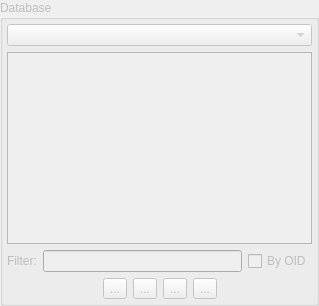
           <widget class="QGroupBox" name="database_gb">
            <property name="enabled">
             <bool>false</bool>
            </property>
            <property name="sizePolicy">
             <sizepolicy hsizetype="Expanding" vsizetype="Preferred">
              <horstretch>0</horstretch>
              <verstretch>0</verstretch>
             </sizepolicy>
            </property>
            <property name="title">
             <string>Database</string>
            </property>
            <layout class="QGridLayout" name="gridLayout">
             <property name="leftMargin">
              <number>4</number>
             </property>
             <property name="topMargin">
              <number>4</number>
             </property>
             <property name="rightMargin">
              <number>4</number>
             </property>
             <property name="bottomMargin">
              <number>4</number>
             </property>
             <item row="2" column="0" colspan="6">
              <layout class="QHBoxLayout" name="horizontalLayout_3">
               <item>
                <widget class="QLabel" name="filter_lbl">
                 <property name="enabled">
                  <bool>false</bool>
                 </property>
                 <property name="sizePolicy">
                  <sizepolicy hsizetype="Fixed" vsizetype="Preferred">
                   <horstretch>0</horstretch>
                   <verstretch>0</verstretch>
                  </sizepolicy>
                 </property>
                 <property name="text">
                  <string>Filter:</string>
                 </property>
                </widget>
               </item>
               <item>
                <widget class="QLineEdit" name="filter_edt">
                 <property name="enabled">
                  <bool>false</bool>
                 </property>
                </widget>
               </item>
               <item>
                <widget class="QCheckBox" name="by_oid_chk">
                 <property name="toolTip">
                  <string>Filter object by it's OID</string>
                 </property>
                 <property name="text">
                  <string>By OID</string>
                 </property>
                </widget>
               </item>
              </layout>
             </item>
             <item row="3" column="2">
              <widget class="QToolButton" name="clear_all_tb">
               <property name="enabled">
                <bool>false</bool>
               </property>
               <property name="sizePolicy">
                <sizepolicy hsizetype="Fixed" vsizetype="Fixed">
                 <horstretch>0</horstretch>
                 <verstretch>0</verstretch>
                </sizepolicy>
               </property>
               <property name="minimumSize">
                <size>
                 <width>0</width>
                 <height>0</height>
                </size>
               </property>
               <property name="toolTip">
                <string>Clear object selection</string>
               </property>
               <property name="text">
                <string>...</string>
               </property>
               <property name="icon">
                <iconset resource="../res/resources.qrc">
                 <normaloff>:/icones/icones/clearobjsel.png</normaloff>:/icones/icones/clearobjsel.png</iconset>
               </property>
               <property name="iconSize">
                <size>
                 <width>20</width>
                 <height>20</height>
                </size>
               </property>
               <property name="checkable">
                <bool>false</bool>
               </property>
              </widget>
             </item>
             <item row="1" column="0" colspan="6">
              <widget class="QTreeWidget" name="db_objects_tw">
               <property name="enabled">
                <bool>false</bool>
               </property>
               <property name="minimumSize">
                <size>
                 <width>300</width>
                 <height>0</height>
                </size>
               </property>
               <property name="frameShadow">
                <enum>QFrame::Sunken</enum>
               </property>
               <property name="editTriggers">
                <set>QAbstractItemView::NoEditTriggers</set>
               </property>
               <property name="alternatingRowColors">
                <bool>true</bool>
               </property>
               <property name="selectionMode">
                <enum>QAbstractItemView::NoSelection</enum>
               </property>
               <property name="selectionBehavior">
                <enum>QAbstractItemView::SelectRows</enum>
               </property>
               <property name="iconSize">
                <size>
                 <width>20</width>
                 <height>20</height>
                </size>
               </property>
               <property name="textElideMode">
                <enum>Qt::ElideRight</enum>
               </property>
               <property name="rootIsDecorated">
                <bool>true</bool>
               </property>
               <property name="uniformRowHeights">
                <bool>true</bool>
               </property>
               <property name="sortingEnabled">
                <bool>false</bool>
               </property>
               <property name="animated">
                <bool>true</bool>
               </property>
               <property name="headerHidden">
                <bool>true</bool>
               </property>
               <property name="expandsOnDoubleClick">
                <bool>true</bool>
               </property>
               <property name="columnCount">
                <number>2</number>
               </property>
               <attribute name="headerVisible">
                <bool>false</bool>
               </attribute>
               <attribute name="headerMinimumSectionSize">
                <number>50</number>
               </attribute>
               <attribute name="headerShowSortIndicator" stdset="0">
                <bool>false</bool>
               </attribute>
               <column>
                <property name="text">
                 <string notr="true">1</string>
                </property>
               </column>
               <column>
                <property name="text">
                 <string notr="true">2</string>
                </property>
               </column>
              </widget>
             </item>
             <item row="3" column="3">
              <widget class="QToolButton" name="expand_all_tb">
               <property name="enabled">
                <bool>false</bool>
               </property>
               <property name="sizePolicy">
                <sizepolicy hsizetype="Fixed" vsizetype="Fixed">
                 <horstretch>0</horstretch>
                 <verstretch>0</verstretch>
                </sizepolicy>
               </property>
               <property name="minimumSize">
                <size>
                 <width>0</width>
                 <height>0</height>
                </size>
               </property>
               <property name="toolTip">
                <string>Expands all items</string>
               </property>
               <property name="text">
                <string>...</string>
               </property>
               <property name="icon">
                <iconset resource="../res/resources.qrc">
                 <normaloff>:/icones/icones/adicionar.png</normaloff>:/icones/icones/adicionar.png</iconset>
               </property>
               <property name="iconSize">
                <size>
                 <width>20</width>
                 <height>20</height>
                </size>
               </property>
               <property name="checkable">
                <bool>false</bool>
               </property>
              </widget>
             </item>
             <item row="3" column="5">
              <spacer name="horizontalSpacer_2">
               <property name="orientation">
                <enum>Qt::Horizontal</enum>
               </property>
               <property name="sizeHint" stdset="0">
                <size>
                 <width>89</width>
                 <height>20</height>
                </size>
               </property>
              </spacer>
             </item>
             <item row="3" column="1">
              <widget class="QToolButton" name="select_all_tb">
               <property name="enabled">
                <bool>false</bool>
               </property>
               <property name="sizePolicy">
                <sizepolicy hsizetype="Fixed" vsizetype="Fixed">
                 <horstretch>0</horstretch>
                 <verstretch>0</verstretch>
                </sizepolicy>
               </property>
               <property name="minimumSize">
                <size>
                 <width>0</width>
                 <height>0</height>
                </size>
               </property>
               <property name="toolTip">
                <string>Select all objects</string>
               </property>
               <property name="text">
                <string>...</string>
               </property>
               <property name="icon">
                <iconset resource="../res/resources.qrc">
                 <normaloff>:/icones/icones/seltodos.png</normaloff>:/icones/icones/seltodos.png</iconset>
               </property>
               <property name="iconSize">
                <size>
                 <width>20</width>
                 <height>20</height>
                </size>
               </property>
               <property name="checkable">
                <bool>false</bool>
               </property>
              </widget>
             </item>
             <item row="3" column="0">
              <spacer name="horizontalSpacer">
               <property name="orientation">
                <enum>Qt::Horizontal</enum>
               </property>
               <property name="sizeHint" stdset="0">
                <size>
                 <width>90</width>
                 <height>20</height>
                </size>
               </property>
              </spacer>
             </item>
             <item row="0" column="0" colspan="6">
              <widget class="QComboBox" name="database_cmb">
               <property name="enabled">
                <bool>false</bool>
               </property>
               <property name="sizePolicy">
                <sizepolicy hsizetype="Preferred" vsizetype="Preferred">
                 <horstretch>0</horstretch>
                 <verstretch>0</verstretch>
                </sizepolicy>
               </property>
               <property name="insertPolicy">
                <enum>QComboBox::InsertAlphabetically</enum>
               </property>
               <property name="iconSize">
                <size>
                 <width>20</width>
                 <height>20</height>
                </size>
               </property>
              </widget>
             </item>
             <item row="3" column="4">
              <widget class="QToolButton" name="collapse_all_tb">
               <property name="enabled">
                <bool>false</bool>
               </property>
               <property name="sizePolicy">
                <sizepolicy hsizetype="Fixed" vsizetype="Fixed">
                 <horstretch>0</horstretch>
                 <verstretch>0</verstretch>
                </sizepolicy>
               </property>
               <property name="minimumSize">
                <size>
                 <width>0</width>
                 <height>0</height>
                </size>
               </property>
               <property name="toolTip">
                <string>Collapses all items</string>
               </property>
               <property name="text">
                <string>...</string>
               </property>
               <property name="icon">
                <iconset resource="../res/resources.qrc">
                 <normaloff>:/icones/icones/remover.png</normaloff>:/icones/icones/remover.png</iconset>
               </property>
               <property name="iconSize">
                <size>
                 <width>20</width>
                 <height>20</height>
                </size>
               </property>
               <property name="checkable">
                <bool>false</bool>
               </property>
              </widget>
             </item>
            </layout>
           </widget>
